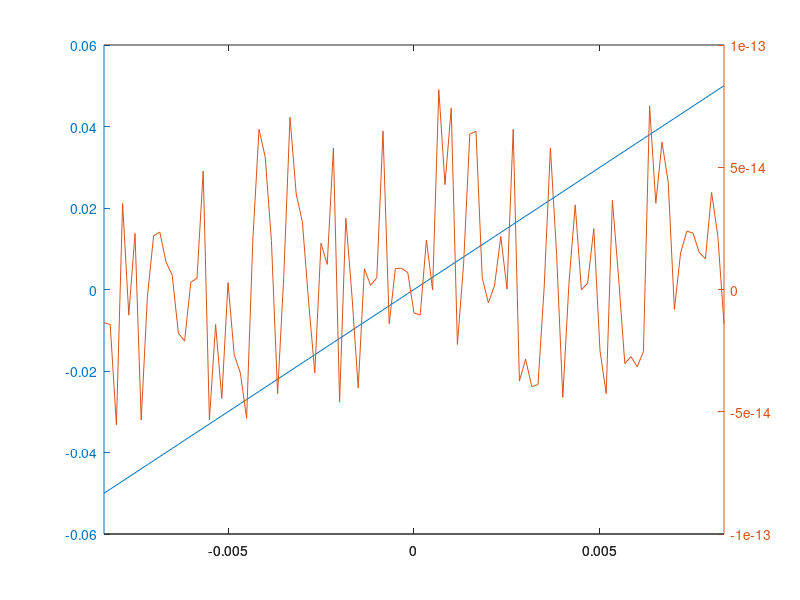

This chart was generated by the following MATLAB code:
% close
clear all

height = 10;
focus1 = 3;
lens1 = [150 height/sqrt(2)];
focus2 = 180;
lens2 = [height/sqrt(2) 500];
x0 = (-5:0.5:5)';
one = ones(size(x0));
p1 = height*one*[1,1]/sqrt(2) + [x0,one*10];
v1 = one*[0,-1];

for j=0:100
    theta = pi/4 + (j-50)/50*asin(5e-2/2/focus1);
    mirror = [cos(theta),sin(theta)];
    a(j+1) = theta-pi/4;

    phi = -pi/180*0;
    coverslide = [-cos(phi) sin(phi)];% -cos(phi)];

    lambda1 = (height-p1*mirror')./(v1*mirror');
    p2 = p1 + (lambda1*[1 1]).*v1;
    v2 = v1 - 2*(v1*mirror')*mirror;

    lambda2 = (one*lens1(1)-p2(:,1))./v2(:,1);
    p3 = p2 + (lambda2*[1 1]).*v2;
    v3(:,1) = one*focus1;
    v3(:,2) = v2(:,2)./v2(:,1)*focus1 - p3(:,2) + one*lens1(2);
    v3 = v3./(sqrt(sum(v3.^2,2))*[1 1]);
    
    lambda3 = (one*focus1)./v3(:,1);
    p4 = p3 + (lambda3*[1 1]).*v3;
    v4 = v3 - 2*(v3*coverslide')*coverslide;

    lambda4 = (one*focus1)./abs(v4(:,1));
    p5 = p4 + (lambda4*[1 1]).*v4;
    v5(:,1) = -one*focus1;
    v5(:,2) = -v4(:,2)./v4(:,1)*focus1 - p5(:,2) + one*lens1(2);
    v5 = v5./(sqrt(sum(v5.^2,2))*[1 1]);
    
    lambda5 = (height-p5*mirror')./(v5*mirror');
    p6 = p5 + (lambda5*[1 1]).*v5;
    v6 = v5 - 2*(v5*mirror')*mirror;

    lambda6 = (one*lens2(2)-p6(:,2))./v6(:,2);
    p7 = p6 + (lambda6*[1 1]).*v6;

    v7(:,2) = one*focus2;
    v7(:,1) = v6(:,1)./v6(:,2)*focus2 - p7(:,1) + one*lens2(1);
    v7 = v7./(sqrt(sum(v7.^2,2))*[1 1]);
    
    lambda7 = (one*focus2)./v7(:,2);
    p8 = p7 + (lambda7*[1 1]).*v7;

    % plot(p8(:,1)-one*height/sqrt(2), p8(:,2),'o');
    % plot(p8(:,1)-one*height/sqrt(2));
    % plot([p3(:,1) p4(:,1)]',[p3(:,2) p4(:,2)]');
    % plot([p7(:,1) p8(:,1)]',[p7(:,2) p8(:,2)]');
    % drawnow
    % figure(gcf)

    res(j+1,1) = mean(p4(:,2)-one*height/sqrt(2));
    res(j+1,2) = mean(p8(:,1)-one*height/sqrt(2));
end

plotyy(a,res(:,1),a,res(:,2))

return

plot([p1(:,1) p2(:,1)]',[p1(:,2) p2(:,2)]'); axis image; axis([0 153 -10 680]); drawnow
plot([p2(:,1) p3(:,1)]',[p2(:,2) p3(:,2)]'); axis image; axis([0 153 -10 680]); drawnow
plot([p3(:,1) p4(:,1)]',[p3(:,2) p4(:,2)]'); axis image; axis([0 153 -10 680]); drawnow
plot([p4(:,1) p5(:,1)]',[p4(:,2) p5(:,2)]'); axis image; axis([0 153 -10 680]); drawnow
plot([p5(:,1) p6(:,1)]',[p5(:,2) p6(:,2)]'); axis image; axis([0 153 -10 680]); drawnow
plot([p6(:,1) p7(:,1)]',[p6(:,2) p7(:,2)]'); axis image; axis([0 153 -10 680]); drawnow
plot([p7(:,1) p8(:,1)]',[p7(:,2) p8(:,2)]'); axis image; axis([0 153 -10 680]); drawnow
hold off
axis image
